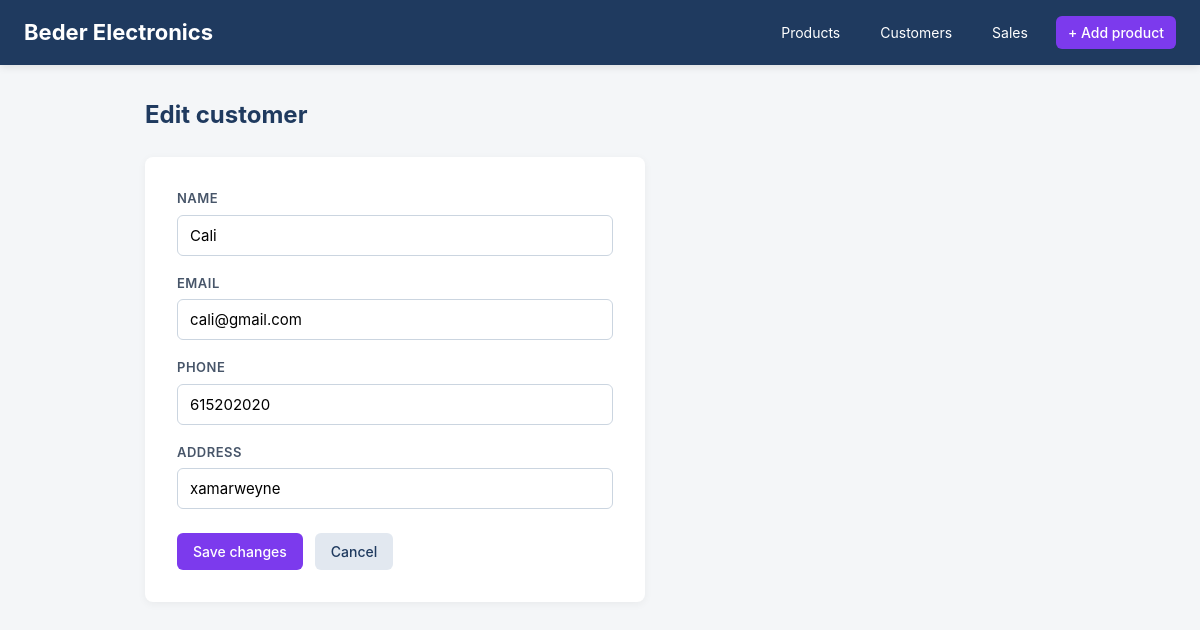
The page /edit_customer.php?id=2 on the database its author committed.
### tables this page shows
CREATE TABLE customers (
        id INTEGER PRIMARY KEY AUTOINCREMENT,
        name TEXT NOT NULL,
        email TEXT NOT NULL,
        phone TEXT,
        address TEXT,
        created_at TEXT NOT NULL DEFAULT CURRENT_TIMESTAMP
    );

### edit_customer.php (the view, shortened to what this page needs)
<?php
require_once "database.php";
$id = (int) ($_GET["id"] ?? 0);
$stmt = $db->prepare("SELECT * FROM customers WHERE id = :id");
$stmt->execute(["id" => $id]);
$customer = $stmt->fetch(PDO::FETCH_ASSOC);
require_once "header.php";
?>
<h2 class="page-title">Edit customer</h2>
<div class="form-card">
    <form action="update_customer.php" method="POST">
        <div class="form-group">
            <label for="name">Name</label>
            <input type="text" id="name" name="name"
                   value="<?= htmlspecialchars($customer["name"]) ?>" required>
        </div>
        <div class="form-group">
            <label for="email">Email</label>
            <input type="email" id="email" name="email"
                   value="<?= htmlspecialchars($customer["email"]) ?>" required>
        </div>
        <div class="form-group">
            <label for="phone">Phone</label>
            <input type="text" id="phone" name="phone"
                   value="<?= htmlspecialchars($customer["phone"] ?? "") ?>">
        </div>
        <div class="form-group">
            <label for="address">Address</label>
            <input type="text" id="address" name="address"
                   value="<?= htmlspecialchars($customer["address"] ?? "") ?>">
        </div>
        <div class="form-actions">
            <button type="submit" class="btn btn--primary">Save changes</button>
            <a href="customers.php" class="btn btn--secondary">Cancel</a>
        </div>
    </form>
</div>
<?php require_once "footer.php"; ?>

### style.css (style rules this page uses)
* { box-sizing: border-box; }
body { margin: 0; font-family: -apple-system, BlinkMacSystemFont, "Segoe UI", Roboto, sans-serif; background-color: #f4f6f8; color: #1a1a1a; line-height: 1.5; }
.page-title { font-size: 24px; margin: 0 0 24px 0; color: #1F3A5F; }
.btn { display: inline-block; padding: 8px 16px; border-radius: 6px; text-decoration: none; font-size: 14px; font-weight: 500; cursor: pointer; border: none; font-family: inherit; }
.btn--primary { background-color: #7C3AED; color: white; }
.btn--secondary { background-color: #e2e8f0; color: #1F3A5F; }
.form-card { background: white; padding: 32px; border-radius: 8px; box-shadow: 0 2px 8px rgba(0, 0, 0, 0.05); max-width: 500px; }
.form-group { margin-bottom: 18px; }
.form-group label { display: block; font-size: 13px; font-weight: 600; color: #475569; margin-bottom: 6px; text-transform: uppercase; letter-spacing: 0.5px; }
.form-group input, .form-group select { width: 100%; padding: 10px 12px; border: 1px solid #cbd5e0; border-radius: 6px; font-size: 15px; font-family: inherit; }
.form-actions { margin-top: 24px; display: flex; gap: 12px; }

### rows shown on the page
customers: name "Cali", email "cali@gmail.com", phone "615202020", address "xamarweyne"
